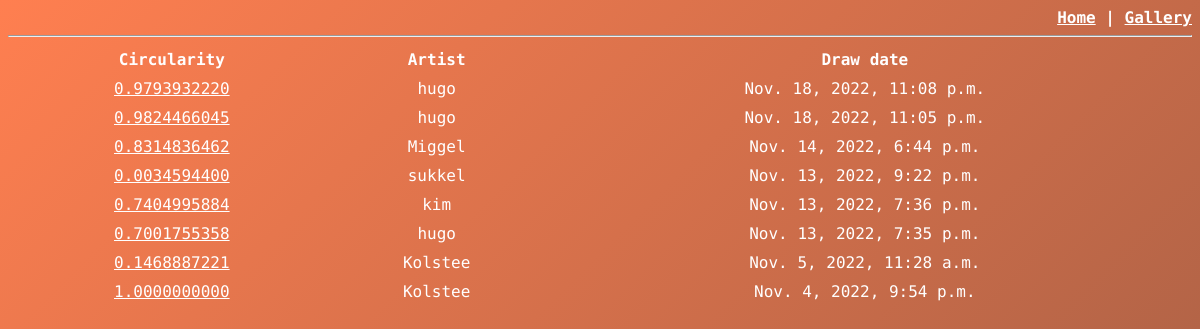
Before: /index/ with the older database file.
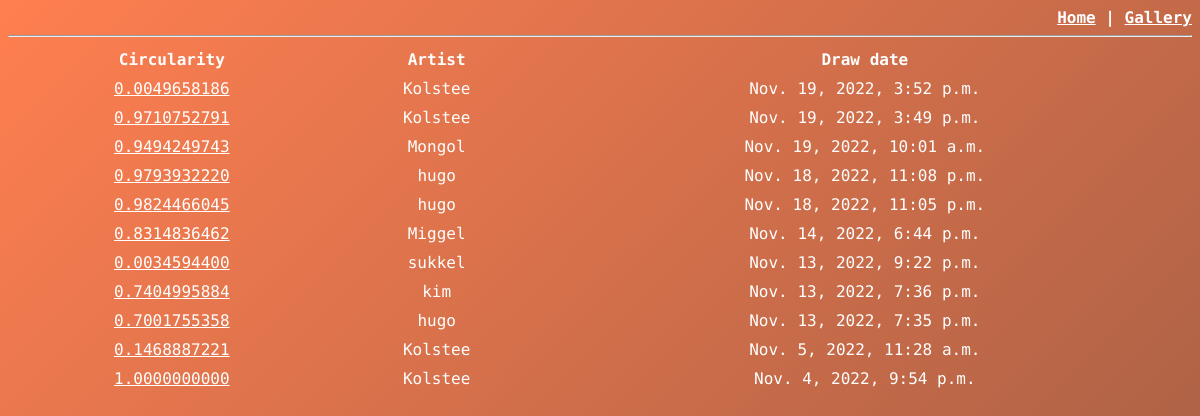
After: the same page with the newer database file.
### circleScoreApp/models.py (models this page shows, shortened)
class Circle(models.Model):
    artist_name = models.CharField(max_length = 200)
    circularity = models.DecimalField(max_digits = 16, decimal_places=10)
    circle = models.ImageField(upload_to='circles/')
    draw_date = models.DateTimeField(auto_now_add = True)

### circleScoreApp/views.py (the view)
# urls.py: path('index/', views.index, name = 'index'),
def index(request):
    all_circles_list = Circle.objects.order_by('-draw_date')
    drawn_today = Circle.objects.filter(draw_date__date= datetime.date.today())
    best_today = drawn_today.order_by('-circularity').first()
    context = {
        'all_circles_list': all_circles_list,
        'best_today': best_today,
    }
    return render(request, 'circleScoreApp/index.html', context)

### circleScoreApp/templates/circleScoreApp/index.html (shortened to what this page needs)
{% extends 'circleScoreApp/base_template.html' %}
{% load static %}
{% block content %}
{% if all_circles_list %}
    <table>
        <tr>
            <th>Circularity</th>
            <th>Artist</th>
            <th>Draw date</th>
        </tr>
        {% for circle in all_circles_list %}
            <tr>
                <td><a href={% url 'circle' circle.id %}>{{ circle.circularity }}</a></td>
                <td>{{ circle.artist_name }}</td>
                <td>{{ circle.draw_date }}</td>
            </tr>
        {% endfor %}
    </table>
{% else %}
    <p>No circles are available.</p>
{% endif %}
{% endblock %}

### circleScoreApp/templates/circleScoreApp/base_template.html (shortened to what this page needs)
{% load static %}
<!DOCTYPE html>
<html>
    <head>
        <link rel = "stylesheet" href = {% static 'circleScoreApp/style.css' %}>
    </head>
    <body>
        <div align="right">
        <b><a href = {% url 'drawing' %}>Home</a>
        | <a href = {% url 'index' %}>Gallery</a></b>
        </div>
        <hr>
        {% block content %}{% endblock %}
    </body>
</html>

### circleScoreApp/static/circleScoreApp/style.css (style rules this page uses)
body { background: linear-gradient(-45deg, black, #383838, coral); background-size: 400% 400%; animation: gradient 15s ease infinite; height: 100vh; font-family: 'Fira Code', monospace; color: white; }
a { color: white; }
th, td { padding: 5px; }
table { width: 100%; text-align: center; border-spacing: 0px; }

Changed rows visible on the page:
added Circle: circularity "0.0049658186", artist_name "Kolstee", draw_date "Nov. 19, 2022, 3:52 p.m."
added Circle: circularity "0.9710752791", artist_name "Kolstee", draw_date "Nov. 19, 2022, 3:49 p.m."
added Circle: circularity "0.9494249743", artist_name "Mongol", draw_date "Nov. 19, 2022, 10:01 a.m."
